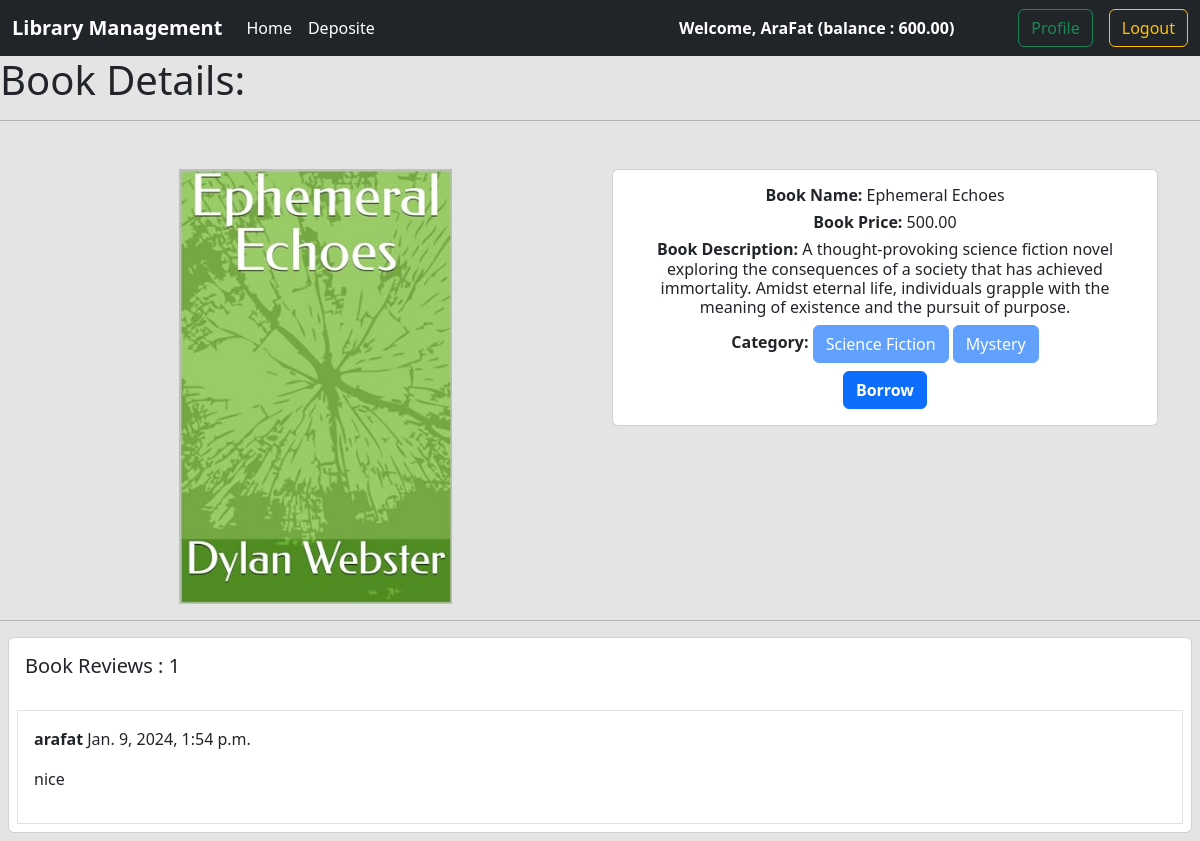
The app's page /book/details/2/ (signed in) with its own data.
### accounts/models.py (models this page shows, shortened)
class UserAccount(models.Model):
    user = models.OneToOneField(User,related_name='account', on_delete=models.CASCADE)
    initial_deposite_date = models.DateField(auto_now_add=True)
    balance = models.DecimalField(default=0, max_digits=12, decimal_places=2)

### book/models.py (models this page shows, shortened)
class Book (models.Model):
    categories = models.ManyToManyField(Category)
    image = models.ImageField(upload_to='book/media/')
    title = models.CharField(max_length=100)
    description = models.TextField()
    borrow_price = models.DecimalField(max_digits=10, decimal_places=2)

class Review(models.Model):
    book = models.ForeignKey(Book, on_delete=models.CASCADE, related_name='review')
    name = models.CharField(max_length=30)
    body = models.TextField()
    created_on = models.DateTimeField(auto_now_add=True)

### category/models.py (models this page shows, shortened)
class Category(models.Model):
    categoryName = models.CharField(max_length=100)
    slug = models.SlugField(max_length=100,unique=True, null=True, blank=True)

### book/views.py (the view, shortened to what this page needs)
# urls.py: path('details/<int:id>/', views.DetailBookView.as_view(), name='detail_book'),
class DetailBookView(DetailView):
    model = Book
    pk_url_kwarg = 'id'
    template_name = 'details.html'
    def get_context_data(self, **kwargs):
        context = super().get_context_data(**kwargs)
        book_id = self.kwargs.get('id')
        book = Book.objects.get(pk=book_id)
        context['book'] = book
        borrowed_book = BorrowedBook.objects.filter(book=book, account=self.request.user.account, returned=False).first()
        if borrowed_book:
            context['borrowed_book'] = borrowed_book
        comments = book.review.all()
        comment_form = ReviewForm()
        context['comments'] = comments
        context['comment_form'] = comment_form
        return context

### book/templates/details.html (shortened to what this page needs)
{% extends 'base.html' %}
{% load static %}
{% load crispy_forms_tags  %}
{% block content %}
<b><h1>Book Details: </h1></b><hr>
  <div class="container text-center mt-5">
    <div class="row ">
        <div class="col-6 m-auto">
            <img style='width:50%;' src="{{book.image.url}}" class="card-img-top" alt="...">
        </div>
        <div class="col-6">
            <div class="card" style="width: 100%;">
                <div class="card-body">
                    <h6 class="card-title"> <b>Book Name:</b> {{book.title}}</h6>
                    <h6 class="card-text"><b>Book Price:</b> {{book.borrow_price}} </h6>
                    <h6 class="card-text"><b>Book Description: </b>{{book.description}} </h6>
                    <strong>Category:  </strong>
                    {% for j in book.categories.all  %}
                        <button class="btn btn-primary " disabled> {{j.categoryName}} </button>
                    {% endfor %} <br>
                    {% if borrowed_book.book and borrowed_book.account == request.user.account %}
                        <form method="post" class="m-2 bg-secondary border border-danger text-white p-3">
                            <h4 class="mb-3  ">Add Review:</h4>
                            {% csrf_token %}
                            <div class="mb-3">
                                {{comment_form | crispy}}
                            </div>
                            <button type="submit" class="btn btn-primary mt-3">Submit</button>
                        </form>
                    {% else %}
                        <a href="{% url 'borrow' book.id %}" class="btn btn-primary mt-2"><b>Borrow</b></a>
                    {% endif %}
                </div>
            </div>
        </div>
    </div>
</div>
<hr>
<div class="card m-2">
    <h5 class="p-3">Book Reviews : {{comments | length}}</h5>
    {% for comment in comments %}
  <div class="card-body border m-2">
        <p><b>{{comment.name}}</b> {{comment.created_on}}</p>
        <p>{{comment.body}}</p>
    </div>
    {% endfor %}
</div>
{% endblock %}

### templates/base.html (shortened to what this page needs)
<!doctype html>
<html lang="en">
  <head>
    <link href="https://cdn.jsdelivr.net/npm/bootstrap@5.3.2/dist/css/bootstrap.min.css" rel="stylesheet">
  </head>
  <body style="background-color : #e4e4e4">
    <nav class="navbar navbar-expand-lg bg-dark">
        <div class="container-fluid">
          <a class="navbar-brand text-lg text-white fw-bolder" href="#">Library Management</a>
          <div class="collapse navbar-collapse" id="navbarSupportedContent">
            <ul class="navbar-nav me-auto mb-2 mb-lg-0">
              <li class="nav-item">
                <a class="nav-link active text-white" aria-current="page" href="{% url 'home' %}">Home</a>
              </li>
              {% if request.user.is_authenticated %}
              <li class="nav-item">
                <a class="nav-link active text-white fw-medium" aria-current="page" href="{% url 'deposit' %}">Deposite</a>
              </li>
              {% endif %}
            </ul>
            <form class="d-flex gap-3" role="search">
                {% if request.user.is_authenticated %}
                <div class="text-white my-auto px-5 fw-bolder">Welcome, {{ request.user.first_name }} (balance : {{request.user.account.balance}}) </div>
                    <a href="{% url 'profile' %}" class="btn btn-outline-success">Profile</a>
                    <a href="{% url 'logout' %}" class="btn btn-outline-warning">Logout</a>
                {% else %}
                    <a href="{% url 'register' %}" class="btn btn-outline-success">Register</a>
                    <a href="{% url 'login' %}" class="btn btn-outline-success">Login</a>
                {% endif  %}
            </form>
          </div>
        </div>
      </nav>
    {% block content %} {% endblock %}
  </body>
</html>

### records on screen
Book: image (picture), title "Ephemeral Echoes", borrow_price "500.00", description "A thought-provoking science fiction novel exploring the consequences of a society that has achieved immortality. Amidst eternal life, individuals grapple with the meaning of existence and the pursuit of purpose."
Category: categoryName "Science Fiction"
Category: categoryName "Mystery"
Review: name "arafat", created_on "Jan. 9, 2024, 1:54 p.m.", body "nice"

### other values on screen
{{ request.user.first_name }} "AraFat"
{{ request.user.account.balance }} "600.00"
{{ comments | length }} "1"
